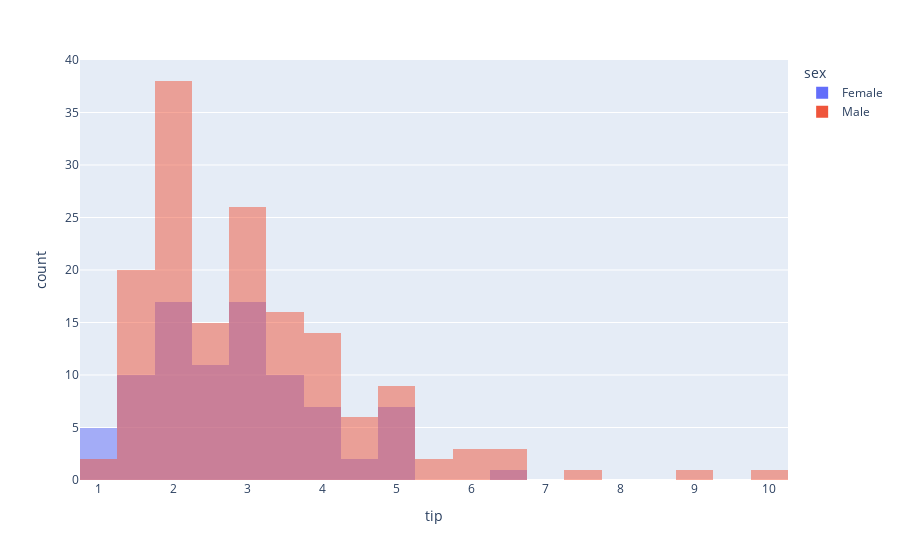

Notebook code for this chart:
### Code cell
px.histogram(
    tips,
    x="tip",
    color="sex",
    nbins=30,
    barmode="overlay"
)

### Figure 1 — Plotly figure (JSON) as saved in the notebook; plotly's stock layout.template omitted (floating-point values rounded to 4 significant figures; data arrays with more than 128 entries replaced by an {"elided": "..."} marker saying what was removed)
{"data": [{"alignmentgroup": "True", "bingroup": "x", "hovertemplate": "sex=Female<br>tip=%{x}<br>count=%{y}<extra></extra>", "legendgroup": "Female", "marker": {"color": "#636efa", "opacity": 0.5, "pattern": {"shape": ""}}, "name": "Female", "nbinsx": 30, "offsetgroup": "Female", "orientation": "v", "showlegend": true, "type": "histogram", "x": [1.01, 3.61, 5, 3.02, 1.67, 3.5, 2.75, 2.23, 3, 3, 2.45, 3.07, 2.6, 5.2, 1.5, 2.47, 1, 3, 3.14, 5, 2.2, 1.83, 5.17, 1, 4.3, 3.25, 2.5, 3, 2.5, 3.48, 4.08, 4, 1, 4, 3.5, 1.5, 1.8, 2.92, 1.68, 2.52, 4.2, 2, 2, 2.83, 1.5, 2, 3.25, 1.25, 2, 2, 2.75, 3.5, 5, 2.3, 1.5, 1.36, 1.63, 5.14, 3.75, 2.61, 2, 3, 1.61, 2, 4, 3.5, 3.5, 4.19, 5, 2, 2.01, 2, 2.5, 3.23, 2.23, 2.5, 6.5, 1.1, 3.09, 3.48, 3, 2.5, 2, 2.88, 4.67, 2, 3], "xaxis": "x", "yaxis": "y"}, {"alignmentgroup": "True", "bingroup": "x", "hovertemplate": "sex=Male<br>tip=%{x}<br>count=%{y}<extra></extra>", "legendgroup": "Male", "marker": {"color": "#EF553B", "opacity": 0.5, "pattern": {"shape": ""}}, "name": "Male", "nbinsx": 30, "offsetgroup": "Male", "orientation": "v", "showlegend": true, "type": "histogram", "x": {"elided": "157 float values"}, "xaxis": "x", "yaxis": "y"}], "layout": {"barmode": "overlay", "legend": {"title": {"text": "sex"}, "tracegroupgap": 0}, "margin": {"t": 60}, "xaxis": {"anchor": "y", "domain": [0, 1], "title": {"text": "tip"}}, "yaxis": {"anchor": "x", "domain": [0, 1], "title": {"text": "count"}}}}
